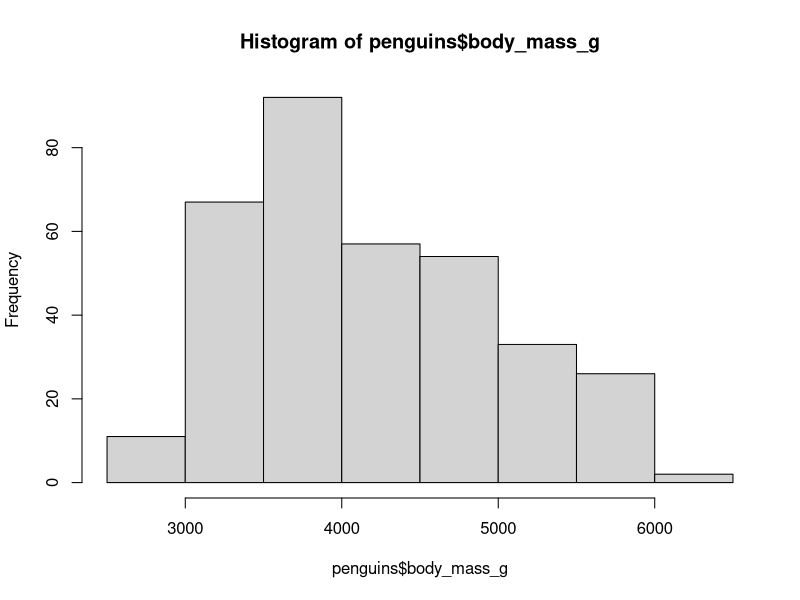
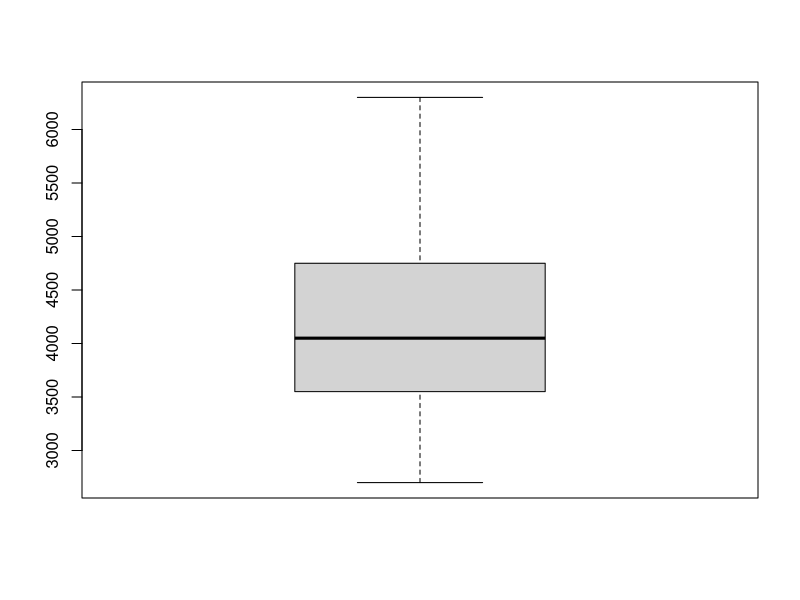
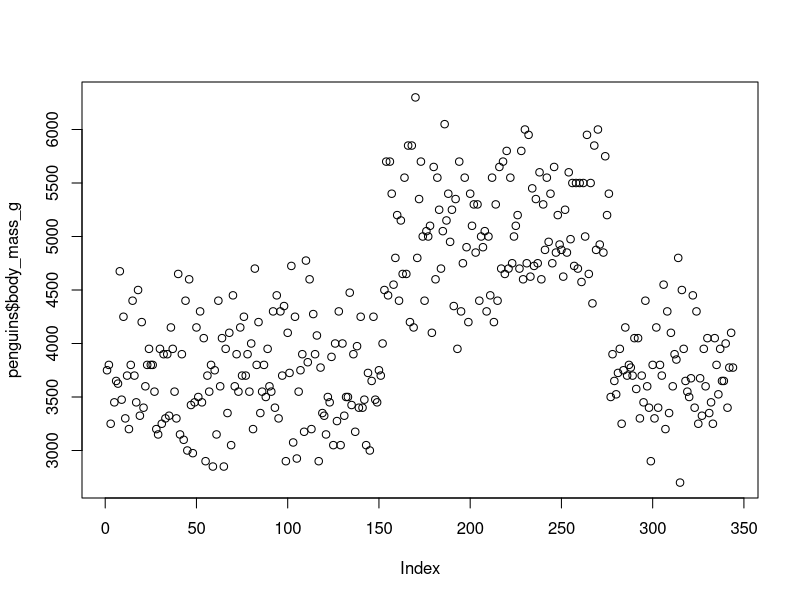

The R source for these figures, in order:
## ---- chunk 1
knitr::opts_chunk$set(echo = TRUE)

library(palmerpenguins)

## ---- chunk 2

library(palmerpenguins)


summary(penguins)

head(penguins)

nrow(penguins)

## ---- chunk 3

hist(penguins$body_mass_g)

boxplot(penguins$body_mass_g)

plot(penguins$body_mass_g)

